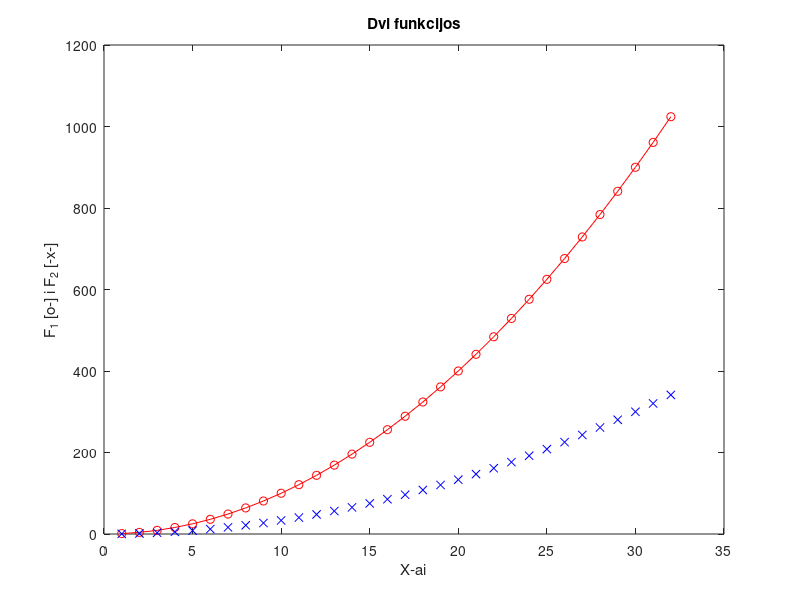

MATLAB code to generate this figure:
% Name: Adersh Binosh
% Surname: [Your Surname]
% Group: [Your Group]
% Date: 2026-09-11

%% MANDATORY TASK
% 1-6. Script initial setup
clear; clc; close all;

% 7. Code from Fig 1
x = 1:32;
y = x.^2;

figure;
plot(x, y, 'o-r', x, y/3, 'xb')
title('Dvi funkcijos')
xlabel('X-ai')
ylabel('F_1 [o-] i F_2 [-x-]')

%% COMPLEMENTARY TASK
% 1. Student ID Last Digit (Replace 5 with your actual last digit)
N = 5; 

% 2. Vector with step 0.5
v = (N+1):0.5:(N+4);

% 3. 3x3 Matrix A starting at N incrementing by 1
A = [N,   N+1, N+2; 
    N+3, N+4, N+5; 
    N+6, N+7, N+8];

% 4. Matrix element selections
sub_a = A(3, 2);              % Diagram a: bottom middle element
sub_b = A(2:3, 1:2);          % Diagram b: 2x2 bottom-left submatrix
sub_c = A([1, 3], [1, 3]);    % Diagram c: four corners

% 5. Concatenation (Modifying vector to match matrix dimension)
% Matrix A is 3x3, v has 7 elements. Take first 3 elements of v as column:
v_col = v(1:3)'; 
A_concatenated = [A, v_col];   % Concatenates into a 3x4 matrix
